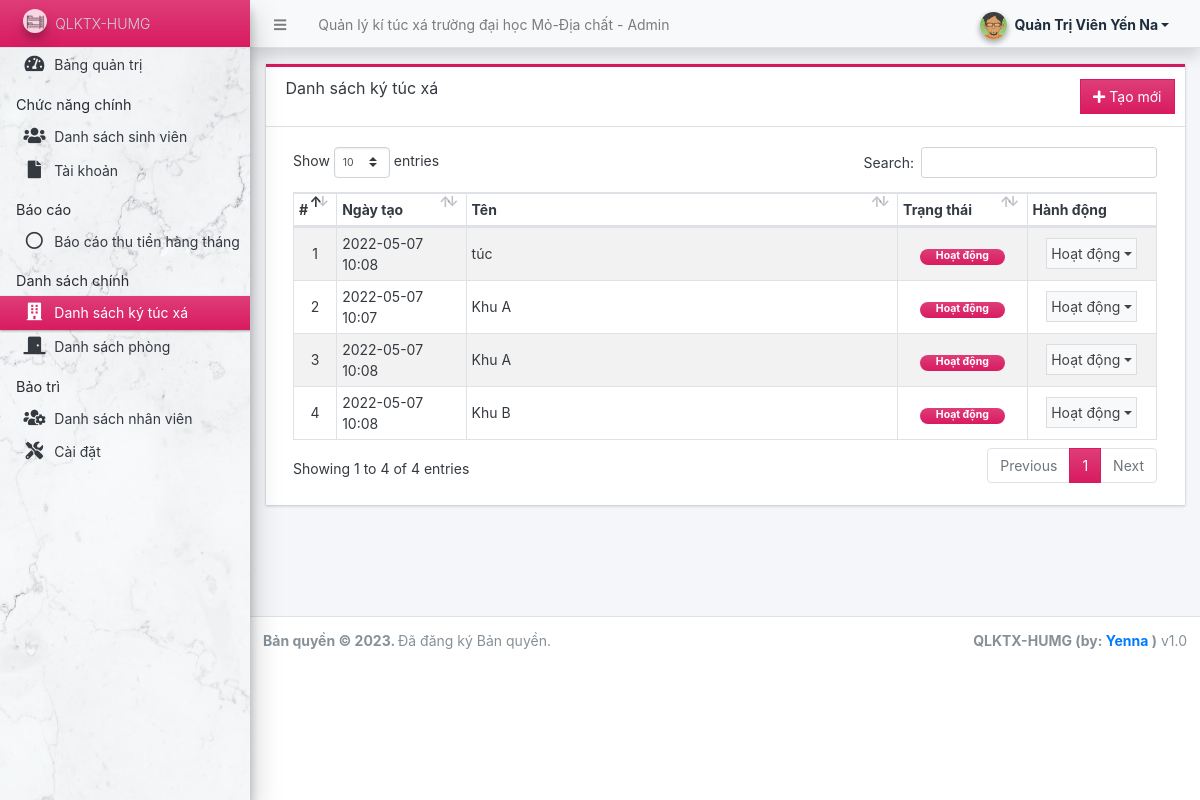
Screenshot of /admin/?page=dorms (signed in) with the database file from the repository.
### tables this page shows
CREATE TABLE `dorm_list` (
  `id` int(30) NOT NULL,
  `name` text NOT NULL,
  `status` tinyint(1) NOT NULL DEFAULT 1,
  `delete_flag` tinyint(1) NOT NULL DEFAULT 0,
  `date_created` datetime NOT NULL DEFAULT current_timestamp(),
  `date_updated` datetime NOT NULL DEFAULT current_timestamp() ON UPDATE current_timestamp()
);

### classes/DBConnection.php (called while the page is built, shortened)
<?php
class DBConnection{
    private $host = DB_SERVER;
    private $username = DB_USERNAME;
    private $password = DB_PASSWORD;
    private $database = DB_NAME;
    public $conn;
    public function __construct(){
        if (!isset($this->conn)) {
            $this->conn = new mysqli($this->host, $this->username, $this->password, $this->database);
        }
    }
}
?>

### classes/SystemSettings.php (called while the page is built, shortened)
<?php
class SystemSettings extends DBConnection{
	function userdata($field = ''){
		if(!empty($field)){
			if(isset($_SESSION['userdata'][$field]))
				return $_SESSION['userdata'][$field];
			else
				return null;
		}else{
			return false;
		}
	}
}
$_settings = new SystemSettings();
?>

### admin/dorms/index.php (the view, shortened to what this page needs)
<div class="card card-outline rounded-0 card-maroon">
	<div class="card-header">
		<h3 class="card-title">Danh sách ký túc xá</h3>
		<?php if($_settings->userdata('type') == 1): ?>
		<div class="card-tools">
			<a href="javascript:void(0)" id="create_new" class="btn btn-flat btn-primary"><span class="fas fa-plus"></span>  Tạo mới</a>
		</div>
		<?php endif; ?>
	</div>
	<div class="card-body">
        <div class="container-fluid">
			<table class="table table-hover table-striped table-bordered" id="list">
				<colgroup>
					<col width="5%">
					<col width="15%">
					<col width="50%">
					<col width="15%">
					<col width="15%">
				</colgroup>
				<thead>
					<tr>
						<th>#</th>
						<th>Ngày tạo</th>
						<th>Tên</th>
						<th>Trạng thái</th>
						<th>Hành động</th>
					</tr>
				</thead>
				<tbody>
					<?php
					$i = 1;
						$qry = $conn->query("SELECT * from `dorm_list` where delete_flag = 0 order by `name` asc ");
						while($row = $qry->fetch_assoc()):
					?>
						<tr>
							<td class="text-center"><?php echo $i++; ?></td>
							<td><?php echo date("Y-m-d H:i",strtotime($row['date_created'])) ?></td>
							<td><?php echo $row['name'] ?></td>
							<td class="text-center">
                                <?php if($row['status'] == 1): ?>
                                    <span class="badge badge-maroon bg-gradient-maroon px-3 rounded-pill">Hoạt động</span>
                                <?php else: ?>
                                    <span class="badge badge-light bg-gradient-light border text-dark px-3 rounded-pill">Không hoạt động</span>
                                <?php endif; ?>
                            </td>
							<td align="center">
								 <button type="button" class="btn btn-flat p-1 btn-default btn-sm dropdown-toggle dropdown-icon" data-toggle="dropdown">
				                  		Hoạt động
				                  </button>
							</td>
						</tr>
					<?php endwhile; ?>
				</tbody>
			</table>
		</div>
	</div>
</div>

### rows the page displays
dorm_list: date_created "2022-05-07 10:08", name "túc", status "Hoạt động"
dorm_list: date_created "2022-05-07 10:07", name "Khu A", status "Hoạt động"
dorm_list: date_created "2022-05-07 10:08", name "Khu A", status "Hoạt động"
dorm_list: date_created "2022-05-07 10:08", name "Khu B", status "Hoạt động"

### other values shown
$_settings->info('name') "Quản lý kí túc xá trường đại học Mỏ-Địa chất"
$_settings->userdata('firstname').' '.$_settings->userdata('lastname') "Quản Trị Viên Yến Na"
$_settings->info('short_name') "QLKTX-HUMG"
